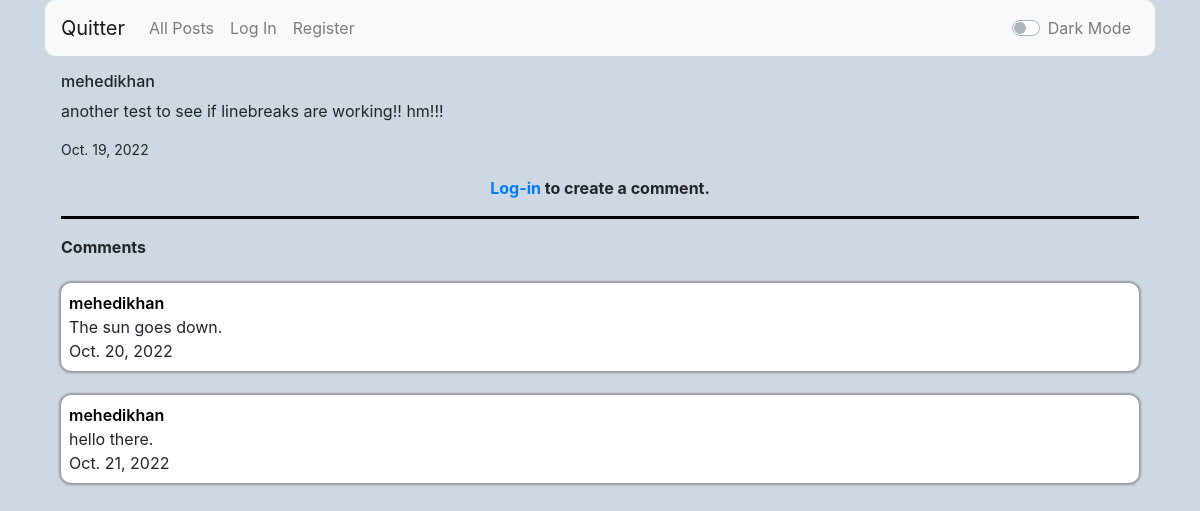
Page /26/comments on the committed database.
### network/models.py (models this page shows)
class Post(models.Model):
    post = models.TextField()
    creator = models.CharField(max_length=64, blank=False)
    created = models.DateField(auto_now_add=False, auto_now=False, default=timezone.now)
    likes_count = models.PositiveIntegerField(default=0)
    likes = models.ManyToManyField(User, blank=True, related_name="likes")

class Comment(models.Model):
    comment = models.TextField()
    creator = models.CharField(max_length=64, blank=False)
    created = models.DateField(auto_now_add=False, auto_now=False, default=timezone.now)
    original_post = models.PositiveIntegerField()

### network/views.py (the view)
# urls.py: path("<int:id>/comments", views.comments, name="comments"),
def comments(request, id):
    post = Post.objects.filter(id=id).values().get()
    try:
        comments = Comment.objects.filter(original_post=id).values()
    except Comment.DoesNotExist:
        comments = None
    return render(request, "network/comments.html",{
        "post" : post,
        "comments" : comments,
    })
    pass

### network/templates/network/comments.html
{% extends "network/layout.html" %}
{% block body %}
    <h6>{{ post.creator }}</h6>
    <p>{{ post.post }}</p>
    <p style="font-size: 14px">{{ post.created }}</p>
    {% if user.is_authenticated %}
    <form action="{% url 'create_comment' post.id %}" method="POST">
        {% csrf_token %}
        <textarea style="height: 30px; width: 100%;" id="textarea_id" class="textarea_light" name="comment" placeholder="Add a comment" required></textarea>
        <br>
        <input class="btn-sm btn-primary" style="width: 100%; text-align: center; padding-top: 0px" type="submit" value="Comment">
        <hr class="hr_light" id="hr">
    </form>
    {% else %}
        <strong class="center"><p><a class="center" href="{% url 'login' %}">Log-in</a> to create a comment.</p></strong>
        <hr class="hr_light" id="hr">
    {% endif %}
    <strong>Comments</strong>
    <br>
    <br>
    {% for comment in comments %}
    <div class="eachpost" id="post_box">
        <strong><a class="link_light link_class" href="{% url 'profile' comment.creator %}">{{ comment.creator }}</a></strong>
        <br>
        {{ comment.comment }}
        <br>
        {{ comment.created }}
    </div>
    <br>
    {% endfor %}
{% endblock %}

### network/static/network/styles.css (style rules this page uses)
.center { text-align: center; }
.eachpost { background-color:white; padding: 0.5rem; border-radius: 10px; box-shadow: 0px 0px 2px 2px rgb(154, 154, 164); }
.container { background-color: rgb(206, 216, 226); }
.link_light { color: black; font-weight: 600; }
.hr_light { border-top: 3px solid black; }

### rows in the picture
Post: creator "mehedikhan", post "another test to see if linebreaks are working!! hm!!!", created "Oct. 19, 2022"
Comment: creator "mehedikhan", comment "The sun goes down.", created "Oct. 20, 2022"
Comment: creator "mehedikhan", comment "hello there.", created "Oct. 21, 2022"
